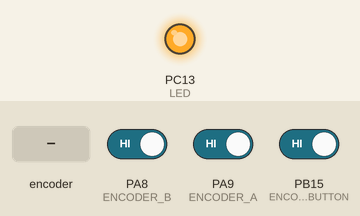
This sketch was run on a simulated STM32 Blue Pill. Parts: output pins drawn as LEDs (lit = HIGH). Dashed ring = blinking. Inputs (shaded band) come from the test bench; at power-on: PA8 (ENCODER_B) HIGH, PA9 (ENCODER_A) HIGH, PB15 (ENCODER_BUTTON) HIGH.

Above: at 1.2 s.
1.3 s: rotary encoder on PA9 (ENCODER_A) / PA8 (ENCODER_B) turned 3 steps (first pin leading)
At 1.57 s:
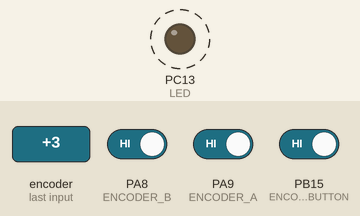
Timing chart, 0 to 4.3 s (numbered marks = the images above; inputs shaded):
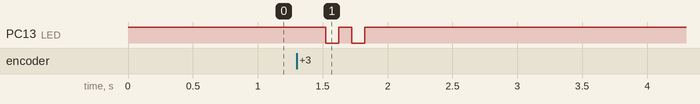

Measured:
- after the input at 1.3 s, PC13 (LED): alternates HIGH for 0.10 s and LOW for 0.10 s, 4 changes in all, then stays HIGH, starting after 0.23 s

The sketch:

TestEncoder.ino
```cpp
// (licence header left out)
#define LED               PC13                    // pin for onboard LED

// The following defines specify which pins are attached to the rotary encoder
// Make sure that each of these can be used as an external interrupt.

#define ENCODER_A         PA9                     // Rotary Encoder output A
#define ENCODER_B         PA8                     // Rotary Encoder output B
#define ENCODER_BUTTON    PB15                    // Rotary Encoder switch

#define SHORTFLASH        100                     // duration in mS of short LED flash
#define LONGFLASH         300                     // duration in mS of long LED flash

volatile int      rotaryCounter    = 0;           // "position" of rotary encoder (increments CW)
volatile boolean  button_pressed   = false;       // true if the button has been pushed
volatile boolean  button_released  = false;       // true if the button has been released (sets button_downtime)
volatile long     button_downtime  = 0L;          // ms the button was pushed before released

/*
   Rotary Encoder Interrupt Service Routine ---------------
   This function runs when either encoder pin A or B changes state.
   The states array maps each transition 0000..1111 into CW/CCW rotation (or invalid).
   The rotary "position" is held in rotary_counter, increasing for CW rotation, decreasing
   for CCW rotation. If the position changes, rotary_change will be set true.
   You should set this to false after handling the change.
   To implement, attachInterrupts to encoder pin A *and* pin B
*/


void rotaryISR()
{
  const int states[] = {0,1,-1,0,-1,0,0,1,1,0,0,-1,0,-1,1,0};
  static byte transition = 0;                     // holds current and previous encoder states
  transition <<= 2;                               // shift previous state up 2 bits
  transition |= (digitalRead(ENCODER_A));         // put encoder_A on bit 0
  transition |= (digitalRead(ENCODER_B) << 1);    // put encoder_B on bit 1
  transition &= 0x0F;                             // zero upper 4 bits
  rotaryCounter += states[transition];            // update rotary counter +/- 1
}

/*
   Rotary Encoder Button Interrupt Service Routine ----------
   Process encoder button presses and releases, including debouncing (extra "presses" from
   noisy switch contacts). If button is pressed, the button_pressed flag is set to true. If
   button is released, the button_released flag is set to true, and button_downtime will
   contain the duration of the button press in ms.  Manually reset flags after handling event.
*/

void buttonISR()
{
  static boolean button_state = false;
  static unsigned long start, end;
  boolean pinState = digitalRead(ENCODER_BUTTON);

  if ((pinState==LOW) && (button_state==false))
  {                                               // Button was up, but is now down
    start = millis();                             // mark time of button down
    if (start > (end + 10))                       // was button up for 10mS?
    {
      button_state = true;                        // yes, so change state
      button_pressed = true;
    }
  }
  else if ((pinState==HIGH) && (button_state==true))
  {                                               // Button was down, but now up
    end = millis();                               // mark time of release
    if (end > (start + 10))                       // was button down for 10mS?
    {
      button_state = false;                       // yes, so change state
      button_released = true;
      button_downtime = end - start;              // and record how long button was down
    }
  }
}

/*
   readEncoder() returns 0 if no significant encoder movement since last call,
   +1 if clockwise rotation, and -1 for counter-clockwise rotation
*/

int readEncoder(int numTicks = 3)
{
  static int prevCounter = 0;                     // holds last encoder position
  int change = rotaryCounter - prevCounter;       // how many ticks since last call?
  if (abs(change)<=numTicks)                      // not enough ticks?
    return 0;                                     // so exit with a 0.
  prevCounter = rotaryCounter;                    // enough clicks, so save current counter values
  return (change>0) ? 1:-1;                       // return +1 for CW rotation, -1 for CCW
}

void initEncoder()
{
  pinMode(ENCODER_A, INPUT_PULLUP);
  pinMode(ENCODER_B, INPUT_PULLUP);
  pinMode(ENCODER_BUTTON, INPUT_PULLUP);
  attachInterrupt(digitalPinToInterrupt(ENCODER_A),rotaryISR,CHANGE);
  attachInterrupt(digitalPinToInterrupt(ENCODER_B),rotaryISR,CHANGE);
  attachInterrupt(digitalPinToInterrupt(ENCODER_BUTTON),buttonISR,CHANGE);
}

void flashLED(int duration)
{
  digitalWrite(LED,LOW);                          // turn on LED
  delay(duration);
  digitalWrite(LED,HIGH);                         // turn off LED
  delay(duration);
}

void setup() {
  initEncoder();                                  // set up encoder interrupt pins
  pinMode(LED,OUTPUT);                            // set up onboard LED
  digitalWrite(LED,HIGH);                         // and make sure its OFF
}

void loop() {
  if (button_pressed)                             // was encoder button pressed?
  {
    flashLED(80);                                 // yes, so 2 quick flashes
    flashLED(80);
    button_pressed = false;                       // and reset flag
  }
  int i=readEncoder();                            // was encoder knob turned?
  if (i>0) flashLED(SHORTFLASH);                  // yes (CW) so give a short flash
  if (i<0) flashLED(LONGFLASH);                   // yes (CCW) so give a long flash
}
```
